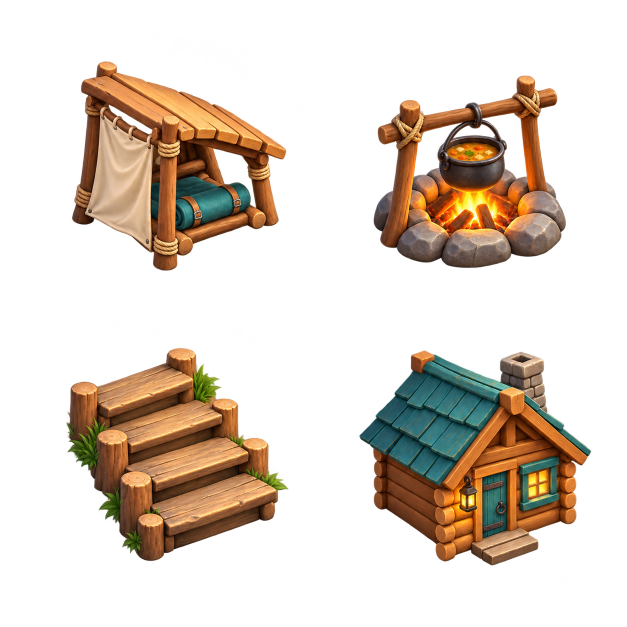
#> input picture dist/assets/craft-camp-scenes-v14.png, 1254 x 1254 px, given in place of craft-wood-atlas.png, which was not available (shown at 1/2 size)
$ python measure-art-frames.py
#> lines starting #> are read from the running program, lines starting #| are printed output that depends on the picture; pictures that were not available may be replaced by others from this repository, and a replacement may not be noted
"""Read alpha bounds and write renderer metadata; never alter source pixels."""
import json
from pathlib import Path
from PIL import Image

ROOT = Path(__file__).resolve().parent.parent
CONFIG = {**{f'craft-{c}-atlas': (4, 2, 7) for c in ('wood', 'water', 'reed', 'dock')},
          'craft-ruins-atlas': (3, 2, 6), 'craft-camp-scenes-v14': (2, 2, 4),
          'craft-river-scenes-v14': (3, 2, 6), 'craft-forest-props-v14': (2, 2, 4),
          'craft-ground-contact-v16': (3, 2, 6)}
# The source artwork has six independent silhouettes, with a few intentional
# overhangs beyond the nominal grid. These measured rectangles exclude neighbors.
OVERRIDES = {'craft-river-scenes-v14': [[16,64,504,488],[510,40,1060,504],[1084,68,1516,472],
                                      [22,512,514,966],[544,576,976,945],[1020,508,1528,970]],
             'craft-ground-contact-v16': [[65,121,459,495],[574,120,965,495],[1036,275,1505,462],
                                           [40,716,499,894],[545,680,991,895],[1036,707,1505,895]]}
result = {}
for name, (cols, rows, count) in CONFIG.items():
    image = Image.open(ROOT / 'dist' / 'assets' / (name + '.png')).convert('RGBA')
#> image is the input picture: PIL image 1254x1254 RGBA; mean R, G, B, A 42.2, 30, 18.5, 71.6
    width, height = image.size
#> width = 1254; height = 1254
    alpha = image.getchannel('A')
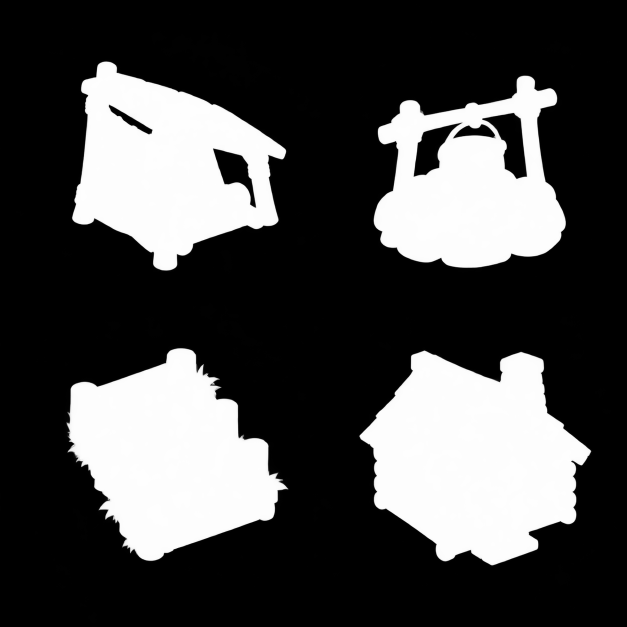
#> alpha: PIL image 1254x1254 L (shown at 1/2 size); min 0, max 255, mean 71.6
    frames = []
    for index in range(count):
        if name in OVERRIDES:
            rect = OVERRIDES[name][index]
        else:
            col, row = index % cols, index // cols
            bounds = (round(col*width/cols), round(row*height/rows), round((col+1)*width/cols), round((row+1)*height/rows))
            box = alpha.crop(bounds).point(lambda a: 255 if a > 8 else 0).getbbox()
            if not box:
                raise ValueError(f'Empty frame {name}:{index}')
            rect = [max(bounds[0], bounds[0]+box[0]-8), max(bounds[1], bounds[1]+box[1]-8),
                    min(bounds[2], bounds[0]+box[2]+8), min(bounds[3], bounds[1]+box[3]+8)]
        left, top, right, bottom = rect
        assert 0 <= left < right <= width and 0 <= top < bottom <= height
        frames.append([left, top, right-left, bottom-top])
#> this loop made 7 passes
#> (box, left, top, right, bottom) on passes 1 to 7: ((143, 122, 314, 538), 135, 114, 314, 546), ((0, 167, 259, 542), 314, 159, 581, 550), ((120, 199, 313, 536), 739, 191, 940, 544), ((0, 150, 192, 536), 940, 142, 1140, 544), ((132, 105, 314, 496), 124, 724, 314, 1131), ((0, 69, 263, 493), 314, 688, 585, 1128), ((91, 73, 313, 497), 710, 692, 940, 1132)
#> after the loop, frames = [[135, 114, 179, 432], [314, 159, 267, 391], [739, 191, 201, 353], [940, 142, 200, 402], [124, 724, 190, 407], [314, 688, 271, 440], [710, 692, 230, 440]]
    result[name] = {'width': width, 'height': height, 'frames': frames}
#> pass 2 of the loop `for name, (cols, rows, count) in CONFIG.items():`:
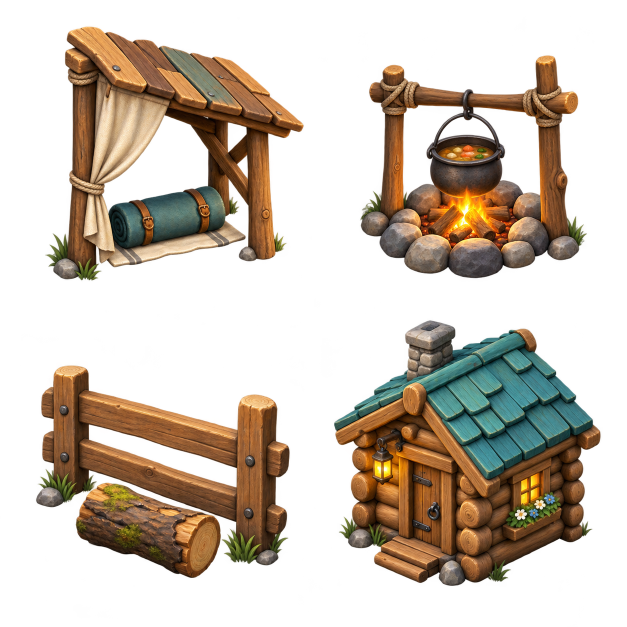
#> input picture dist/assets/craft-camp-scenes.png, 1254 x 1254 px, given in place of craft-water-atlas.png, which was not available (shown at 1/2 size)
#> image is the input picture: PIL image 1254x1254 RGBA; mean R, G, B, A 48.8, 36.8, 23.9, 93.6
#> `alpha = image.getchannel('A')`:
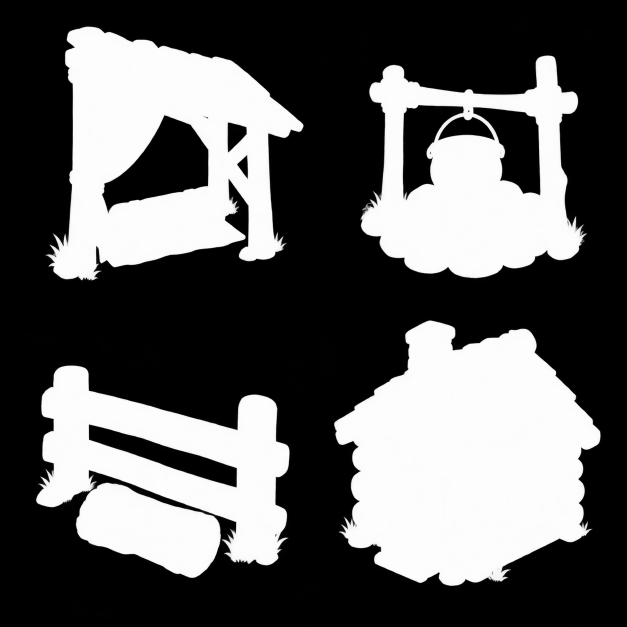
#> alpha: PIL image 1254x1254 L (shown at 1/2 size); min 0, max 255, mean 93.6
#> the loop `for index in range(count):` made 7 passes
#> (box, left, top, right, bottom) on passes 1 to 7: ((90, 52, 314, 562), 82, 44, 314, 570), ((0, 91, 294, 523), 314, 83, 616, 531), ((92, 129, 313, 556), 711, 121, 940, 564), ((0, 110, 235, 557), 940, 102, 1183, 565), ((71, 103, 314, 501), 63, 722, 314, 1136), ((0, 161, 266, 529), 314, 780, 588, 1164), ((40, 13, 313, 545), 659, 632, 940, 1180)
#> after the loop `for index in range(count):`: frames = [[82, 44, 232, 526], [314, 83, 302, 448], [711, 121, 229, 443], [940, 102, 243, 463], [63, 722, 251, 414], [314, 780, 274, 384], [659, 632, 281, 548]]
#> (the run stopped early here; a loop or call above may not have finished)
